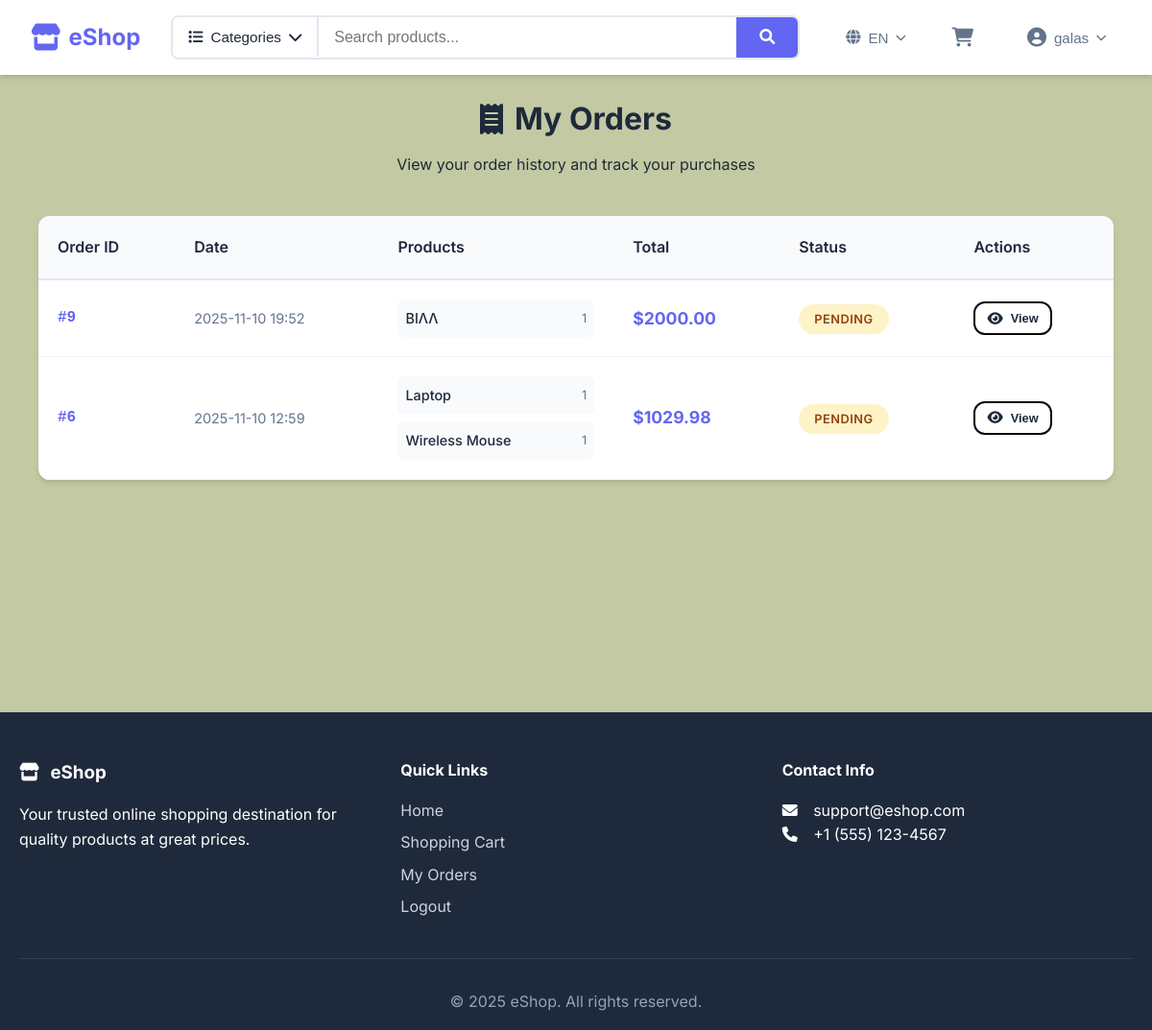
The page /orders (signed in) on the database its author committed.
### tables this page shows
CREATE TABLE orders(
            order_id INTEGER PRIMARY KEY AUTOINCREMENT,
            user_id INTEGER NOT NULL,
            total DECIMAL(10, 2) NOT NULL,
            status TEXT CHECK(status IN ('pending','paid','shipped','cancelled')) DEFAULT 'pending',
            created_at TIMESTAMP DEFAULT CURRENT_TIMESTAMP,
            FOREIGN KEY(user_id) REFERENCES users(user_id)
        );

CREATE TABLE products(
            product_id INTEGER PRIMARY KEY AUTOINCREMENT,
            name VARCHAR(100) NOT NULL,
            description TEXT,
            price DECIMAL(10,2) NOT NULL,
            stock_quantity INTEGER NOT NULL DEFAULT 0,
            category VARCHAR(50),
            image_url VARCHAR(255),
            created_at TIMESTAMP DEFAULT CURRENT_TIMESTAMP
        );

### app.py (the view)
@app.route('/orders')
@login_required
def user_orders():
    try:
        with get_cursor() as cur:
            if session['role'] == 'admin':
                cur.execute("""
                    SELECT o.*,
                           u.username,
                           u.email,
                           GROUP_CONCAT(p.name || ' (x' || oi.quantity || ')') as product_names
                    FROM orders o
                    JOIN users u ON o.user_id = u.user_id
                    JOIN order_items oi ON o.order_id = oi.order_id
                    JOIN products p ON oi.product_id = p.product_id
                    GROUP BY o.order_id
                    ORDER BY o.created_at DESC
                """)
                orders = cur.fetchall()
                return render_template('admin_orders.html', orders=orders)
            else:
                cur.execute("""
                    SELECT o.*,
                           GROUP_CONCAT(p.name || ' (x' || oi.quantity || ')') as product_names
                    FROM orders o
                    JOIN order_items oi ON o.order_id = oi.order_id
                    JOIN products p ON oi.product_id = p.product_id
                    WHERE o.user_id = ?
                    GROUP BY o.order_id
                    ORDER BY o.created_at DESC
                """, (session['user_id'],))
                orders = cur.fetchall()
                return render_template('user_orders.html', orders=orders)
    except Exception as e:
        flash(f"Error loading orders: {str(e)}", 'danger')
        if session.get('role') == 'admin':
            return render_template('admin_orders.html', orders=[])
        else:
            return render_template('user_orders.html', orders=[])

### app.py (called while the page is built)
@app.context_processor
def utility_processor():
    def get_image_url(image_url):
        if not image_url:
            return url_for('static', filename='images/placeholder.png')
        if image_url.startswith('uploads/'):
            return url_for('static', filename=image_url)
        return image_url
    categories = []
    try:
        with get_cursor() as cur:
            cur.execute("SELECT DISTINCT category FROM products WHERE category IS NOT NULL AND category != '' ORDER BY category")
            categories = [row[0] for row in cur.fetchall()]
    except:
        pass
    return dict(get_image_url=get_image_url, global_categories=categories)

def get_db():
    db = getattr(g, '_database', None)
    if db is None:
        db = g._database = sqlite3.connect(DATABASE)
        db.row_factory = sqlite3.Row
    return db

@app.teardown_appcontext
def close_connection(exception):
    db = getattr(g, '_database', None)
    if db is not None:
        db.close()

@contextmanager
def get_cursor():
    db = get_db()
    cursor = db.cursor()
    try:
        yield cursor
        db.commit()
    except Exception as e:
        db.rollback()
        raise e
    finally:
        cursor.close()

def login_required(f):
    @wraps(f)
    def decorated_function(*args, **kwargs):
        if 'user_id' not in session:
            flash('Please log in to access this page', 'warning')
            return redirect(url_for('login', next=request.url))
        return f(*args, **kwargs)
    return decorated_function

### templates/user_orders.html (shortened to what this page needs)
{% extends "base.html" %}
{% block content %}
<div class="user-orders-container">
    <div class="user-orders-header">
        <h1><i class="fas fa-receipt"></i> My Orders</h1>
        <p>View your order history and track your purchases</p>
    </div>
    {% if orders %}
        <div class="orders-container">
            <table class="orders-table">
                <thead>
                    <tr>
                        <th>Order ID</th>
                        <th>Date</th>
                        <th>Products</th>
                        <th>Total</th>
                        <th>Status</th>
                        <th>Actions</th>
                    </tr>
                </thead>
                <tbody>
                    {% for order in orders %}
                        <tr class="data-row">
                            <td class="order-id">#{{ order.order_id }}</td>
                            <td>
                                <div class="order-date">{{ order.created_at[:16] }}</div>
                            </td>
                            <td class="order-products">
                                <div class="order-product-list">
                                    {% if order.product_names %}
                                        {% for product_info in order.product_names.split(',') %}
                                            <div class="order-product-item">
                                                <span class="order-product-name">{{ product_info.split('(x')[0].strip() }}</span>
                                                <span class="order-product-quantity">{{ product_info.split('(x')[1].replace(')', '').strip() if '(x' in product_info else 'x1' }}</span>
                                            </div>
                                        {% endfor %}
                                    {% else %}
                                        <span>No products</span>
                                    {% endif %}
                                </div>
                            </td>
                            <td class="order-total">${{ "%.2f"|format(order.total) }}</td>
                            <td>
                                <span class="order-status status-{{ order.status }}">{{ order.status|title }}</span>
                            </td>
                            <td>
                                <div class="order-actions">
                                    <button class="btn btn-sm btn-outline btn-order-action" onclick="viewOrderDetails({{ order.order_id }})">
                                        <i class="fas fa-eye"></i> View
                                    </button>
                                </div>
                            </td>
                        </tr>
                    {% endfor %}
                </tbody>
            </table>
        </div>
    {% endif %}
</div>
{% endblock %}

### static/css/base.css (style rules this page uses)
:root { --primary-color: #6366f1; --primary-dark: #4f46e5; --secondary-color: #679e0f; --accent-color: #10b981; --text-dark: #1e293b; --text-light: #64748b; --border-color: #000408; --shadow: 0 4px 6px -1px rgba(0, 0, 0, 0.1), 0 2px 4px -1px rgba(0, 0, 0, 0.06); --shadow-lg: 0 10px 15px -3px rgba(0, 0, 0, 0.1), 0 4px 6px -2px rgba(0, 0, 0, 0.05); --radius: 12px; --transition: all 0.3s ease; }
* { margin: 0; padding: 0; box-sizing: border-box; }
body { font-family: 'Inter', -apple-system, BlinkMacSystemFont, sans-serif; line-height: 1.6; color: var(--text-dark); background-color: #c3c9a2; }
.nav-link, .btn, .product-card { transition: var(--transition); }

### static/css/header.css (style rules this page uses)
html { scroll-behavior: smooth; }

### static/css/utilities.css (style rules this page uses)
.btn { display: inline-flex; align-items: center; justify-content: center; padding: 0.75rem 1.5rem; border: none; border-radius: var(--radius); font-weight: 600; text-decoration: none; cursor: pointer; transition: var(--transition); font-size: 0.9rem; gap: 0.5rem; }
.btn i { font-size: 0.9rem; }
.btn-outline { background: transparent; border: 2px solid var(--border-color); color: var(--text-dark); }
.btn-sm { padding: 0.5rem 1rem; font-size: 0.8rem; }

### static/css/admin.css (style rules this page uses)
.data-row { border-bottom: 1px solid #f1f5f9; transition: all 0.3s ease; }
.data-row td { padding: 20px 16px; vertical-align: middle; border: none; }
.orders-container { background: white; border-radius: var(--radius); box-shadow: var(--shadow); overflow: hidden; }
.orders-table { width: 100%; border-collapse: collapse; }
.orders-table th { background: #f8fafc; padding: 20px; text-align: left; font-weight: 600; color: var(--text-dark); border-bottom: 2px solid #e2e8f0; }
.orders-table td { padding: 20px; border-bottom: 1px solid #f1f5f9; vertical-align: middle; }
.order-id { font-weight: 600; color: var(--primary-color); font-family: 'Courier New', monospace; }
.order-date { color: var(--text-light); font-size: 0.9rem; }
.order-products { max-width: 300px; }
.order-product-list { display: flex; flex-direction: column; gap: 8px; }
.order-product-item { display: flex; align-items: center; gap: 8px; padding: 8px; background: #f8fafc; border-radius: 6px; }
.order-product-name { font-weight: 500; color: var(--text-dark); font-size: 0.9rem; }
.order-product-quantity { color: var(--text-light); font-size: 0.8rem; margin-left: auto; }
.order-total { font-weight: 700; color: var(--primary-color); font-size: 1.1rem; }
.order-status { padding: 8px 16px; border-radius: 20px; font-size: 0.8rem; font-weight: 600; text-transform: uppercase; letter-spacing: 0.5px; }
.status-pending { background: #fef3c7; color: #92400e; }
.user-orders-container { max-width: 1200px; margin: 0 auto; padding: 20px; }
.user-orders-header { text-align: center; margin-bottom: 40px; }
.user-orders-header h1 { color: var(--text-dark); margin-bottom: 10px; display: flex; align-items: center; justify-content: center; gap: 12px; }
.order-actions { display: flex; gap: 8px; }
.btn-order-action { padding: 8px 12px; font-size: 0.8rem; }

### rows shown on the page
orders: order_id "9", created_at "2025-11-10 19:52", total "2000.00", status "PENDING"
products: split "ΒΙΛΛ", split "1"
orders: order_id "6", created_at "2025-11-10 12:59", total "1029.98", status "PENDING"
products: split "Laptop", split "1"
products: split "Wireless Mouse", split "1"

### other values the page prints
{{ session['username'] }} "galas"
